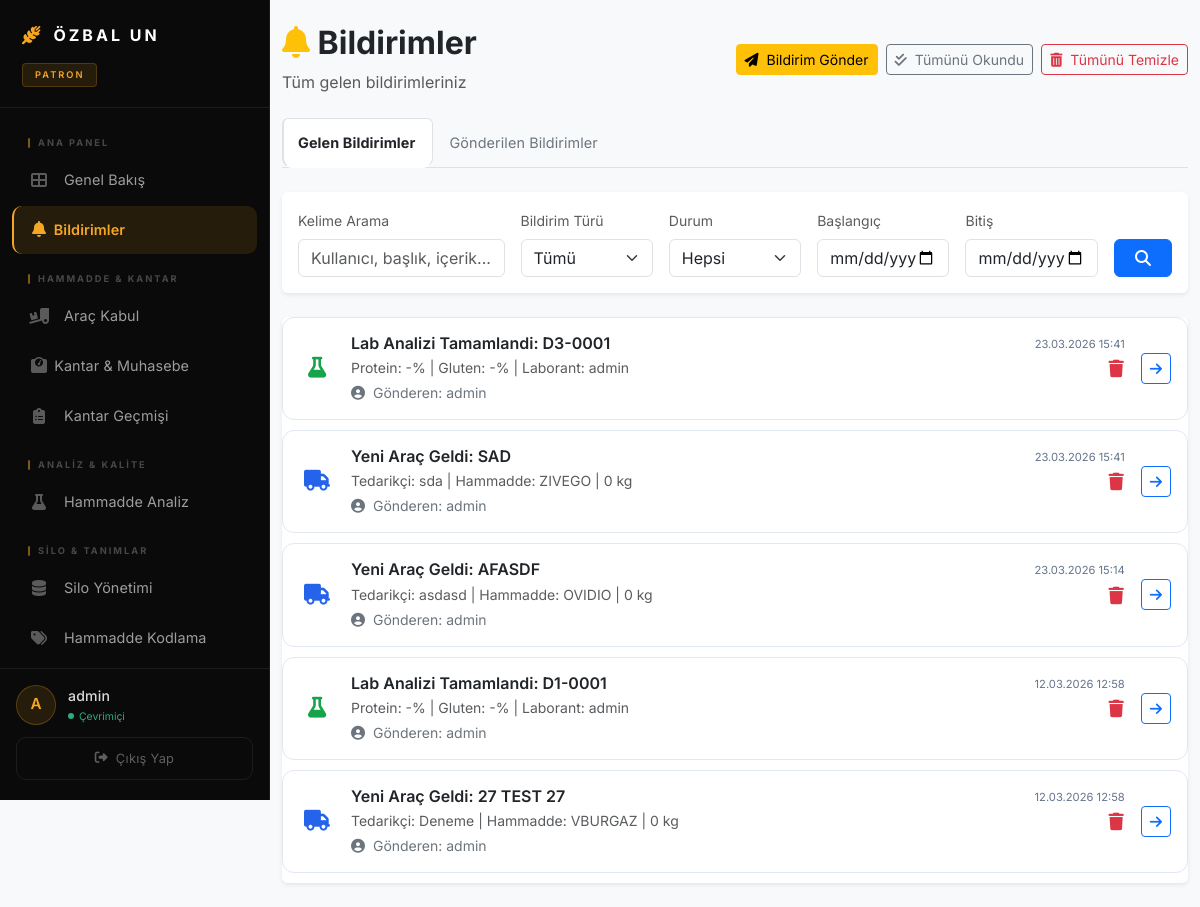
/bildirimler.php (signed in), run on the app's committed database.
### tables this page shows
CREATE TABLE `bildirimler` (
  `id` int(11) NOT NULL,
  `bildirim_tipi` varchar(50) NOT NULL COMMENT 'arac_geldi, numune_alindi, analiz_tamamlandi, onay_bekleniyor, onaylandi, reddedildi, kantar_bekleniyor',
  `referans_tablo` varchar(50) DEFAULT NULL,
  `referans_id` int(11) DEFAULT NULL,
  `hedef_rol_id` int(11) DEFAULT NULL COMMENT 'Hangi role gidecek (NULL = herkese)',
  `hedef_user_id` int(11) DEFAULT NULL COMMENT 'Spesifik kullanıcı (NULL = role göre)',
  `baslik` varchar(200) NOT NULL,
  `aciklama` text DEFAULT NULL,
  `link` varchar(255) DEFAULT NULL COMMENT 'Tıklandığında gidilecek sayfa',
  `okundu` tinyint(1) DEFAULT 0,
  `olusturan_user_id` int(11) DEFAULT NULL,
  `olusturma_tarihi` datetime DEFAULT current_timestamp(),
  `okunma_tarihi` datetime DEFAULT NULL
);

CREATE TABLE `users` (
  `id` int(11) NOT NULL,
  `kadi` varchar(50) NOT NULL,
  `sifre` varchar(255) NOT NULL,
  `yetki` varchar(50) DEFAULT 'personel',
  `tam_ad` varchar(100) DEFAULT NULL,
  `email` varchar(100) DEFAULT NULL,
  `telefon` varchar(20) DEFAULT NULL,
  `rol_id` int(11) DEFAULT NULL,
  `aktif` tinyint(4) DEFAULT 1,
  `olusturma_tarihi` datetime DEFAULT current_timestamp()
);

### helper_functions.php (called while the page is built, shortened)
<?php
function tarihFormat($tarih, $saat_dahil = true)
{
    $format = $saat_dahil ? 'd.m.Y H:i' : 'd.m.Y';
    return date($format, strtotime($tarih));
}
function bildirimleriGetir($baglanti, $limit = 20, $sadece_okunmamis = false, $arama_metni = '', $bildirim_tipi = '', $okundu_filtre = '', $yon = 'gelen', $baslangic_tarihi = '', $bitis_tarihi = '')
{
    $user_id = (int) $_SESSION['user_id'];
    $rol_id = isset($_SESSION['rol_id']) ? (int) $_SESSION['rol_id'] : 0;
    if ($yon === 'gonderilen') {
        $where = ["(b.olusturan_user_id = $user_id)"];
    } else {
        $where = ["(b.hedef_user_id = $user_id OR b.hedef_rol_id = $rol_id OR (b.hedef_user_id IS NULL AND b.hedef_rol_id IS NULL))", "(b.bildirim_tipi != 'genel' OR b.olusturan_user_id != $user_id OR b.olusturan_user_id IS NULL)"];
    }
    $where[] = "(kbd.silindi IS NULL OR kbd.silindi = 0)";
    $where_str = implode(" AND ", $where);
    $uye_tarih_sql = "SELECT olusturma_tarihi FROM users WHERE id = $user_id";
    $uye_res = $baglanti->query($uye_tarih_sql);
    $uye_kayit_tarihi = '1970-01-01 00:00:00';
    if ($uye_res && $uye_row = $uye_res->fetch_assoc()) {
        $uye_kayit_tarihi = $uye_row['olusturma_tarihi'] ?: '1970-01-01 00:00:00';
    }
    $sql = "SELECT b.*, COALESCE(kbd.okundu, 0) as okundu_durum, u.kadi as olusturan_kadi
            FROM bildirimler b
            LEFT JOIN kullanici_bildirim_durumlari kbd ON b.id = kbd.bildirim_id AND kbd.user_id = $user_id
            LEFT JOIN users u ON b.olusturan_user_id = u.id
            WHERE $where_str
            AND b.olusturma_tarihi >= '$uye_kayit_tarihi'
            ORDER BY b.olusturma_tarihi DESC
            LIMIT $limit";
    return $baglanti->query($sql);
}
?>

### bildirimler.php (the view, shortened to what this page needs)
<?php
include("baglan.php");
include("helper_functions.php");
$arama_metni = isset($_GET['arama']) ? trim($_GET['arama']) : '';
$bildirim_tipi = isset($_GET['tip']) ? trim($_GET['tip']) : '';
$okundu_filtre = isset($_GET['durum']) ? trim($_GET['durum']) : '';
$yon = isset($_GET['yon']) && $_GET['yon'] == 'gonderilen' ? 'gonderilen' : 'gelen';
$baslangic_tarihi = isset($_GET['baslangic']) ? trim($_GET['baslangic']) : '';
$bitis_tarihi = isset($_GET['bitis']) ? trim($_GET['bitis']) : '';
$bildirimler = bildirimleriGetir($baglanti, 50, false, $arama_metni, $bildirim_tipi, $okundu_filtre, $yon, $baslangic_tarihi, $bitis_tarihi);
?>
<!DOCTYPE html>
<html lang="tr">
<head>
    <link href="https://cdn.jsdelivr.net/npm/bootstrap@5.3.0/dist/css/bootstrap.min.css" rel="stylesheet">
    <link rel="stylesheet" href="https://cdnjs.cloudflare.com/ajax/libs/font-awesome/6.4.0/css/all.min.css">
    <link href="https://cdn.jsdelivr.net/npm/sweetalert2@11.7.3/dist/sweetalert2.min.css" rel="stylesheet">
</head>
<body class="bg-light">
    <?php include("navbar.php"); ?>
    <div class="container py-4">
        <div class="d-flex justify-content-between align-items-center mb-4 bildirim-header-wrapper">
            <div>
                <h2 class="fw-bold"><i class="fas fa-bell text-warning"></i> Bildirimler</h2>
                <p class="text-muted mb-0">
                    <?php echo $yon === 'gonderilen' ? 'Gönderdiğiniz tüm bildirimler' : 'Tüm gelen bildirimleriniz'; ?>
                </p>
            </div>
            <div class="d-flex gap-2 bildirim-actions">
                <button type="button" class="btn btn-warning btn-sm" data-bs-toggle="modal"
                    data-bs-target="#bildirimGonderModal">
                    <i class="fas fa-paper-plane me-1"></i> Bildirim Gönder
                </button>
                <?php if ($yon !== 'gonderilen'): ?>
                    <form method="post" class="d-inline" action="?yon=<?php echo htmlspecialchars($yon); ?>">
                        <button type="submit" name="tum_okundu" class="btn btn-outline-secondary btn-sm">
                            <i class="fas fa-check-double me-1"></i> Tümünü Okundu
                        </button>
                    </form>
                <?php endif; ?>
                <form method="post" class="d-inline" id="formTumTemizle"
                    action="?yon=<?php echo htmlspecialchars($yon); ?>">
                    <button type="button" class="btn btn-outline-danger btn-sm" onclick="tumunuTemizleOnay()">
                        <i class="fas fa-trash-alt me-1"></i> Tümünü Temizle
                    </button>
                </form>
            </div>
        </div>
        <ul class="nav nav-tabs mb-4">
            <li class="nav-item">
                <a class="nav-link <?php echo $yon == 'gelen' ? 'active fw-bold text-dark' : 'text-secondary'; ?>"
                    aria-current="page" href="?yon=gelen">Gelen Bildirimler</a>
            </li>
            <li class="nav-item">
                <a class="nav-link <?php echo $yon == 'gonderilen' ? 'active fw-bold text-dark' : 'text-secondary'; ?>"
                    href="?yon=gonderilen">Gönderilen Bildirimler</a>
            </li>
        </ul>
        <div class="card border-0 shadow-sm mb-4">
            <div class="card-body">
                <form method="get" class="row g-3 align-items-end">
                    <div class="col-lg-3 col-md-4">
                        <label class="form-label small text-muted">Kelime Arama</label>
                        <input type="text" name="arama" class="form-control" placeholder="Kullanıcı, başlık, içerik..."
                            value="<?php echo htmlspecialchars($arama_metni); ?>">
                    </div>
                    <div class="col-lg-2 col-md-4">
                        <label class="form-label small text-muted">Bildirim Türü</label>
                        <select name="tip" class="form-select">
                            <option value="">Tümü</option>
                        </select>
                    </div>
                    <div class="col-lg-2 col-md-4">
                        <label class="form-label small text-muted">Durum</label>
                        <select name="durum" class="form-select">
                            <option value="">Hepsi</option>
                        </select>
                    </div>
                    <div class="col-lg-2 col-md-6">
                        <label class="form-label small text-muted">Başlangıç</label>
                        <input type="date" name="baslangic" class="form-control"
                            value="<?php echo htmlspecialchars($baslangic_tarihi); ?>">
                    </div>
                    <div class="col-lg-2 col-md-6">
                        <label class="form-label small text-muted">Bitiş</label>
                        <input type="date" name="bitis" class="form-control"
                            value="<?php echo htmlspecialchars($bitis_tarihi); ?>">
                    </div>
                    <div class="col-lg-1 col-md-12 d-flex gap-2">
                        <button type="submit" class="btn btn-primary flex-grow-1" title="Filtrele">
                            <i class="fas fa-search"></i>
                        </button>
                    </div>
                </form>
            </div>
        </div>
        <div class="card border-0 shadow-sm">
            <div class="card-body p-0">
                <?php if ($bildirimler && $bildirimler->num_rows > 0): ?>
                    <?php
                    $qs = $_GET;
                    unset($qs['okundu']);
                    unset($qs['sil']);
                    $q_str = !empty($qs) ? '&' . http_build_query($qs) : '';
                    while ($row = $bildirimler->fetch_assoc()):
                        $okunmamis = (!$row['okundu_durum'] && $yon !== 'gonderilen');
                        switch ($row['bildirim_tipi']) {
                            case 'arac_geldi':
                                $ikon_cls = 'ikon-arac';
                                $ikon = 'fa-truck';
                                break;
                            case 'analiz_tamamlandi':
                                $ikon_cls = 'ikon-lab';
                                $ikon = 'fa-flask';
                                break;
                        }
                        ?>
                        <div class="bildirim-kart p-3 <?php echo $okunmamis ? 'okunmamis' : ''; ?>"
                            style="cursor: pointer; transition: all 0.2s;" onmouseover="this.style.transform='translateY(-2px)'"
                            onmouseout="this.style.transform='translateY(0)'" onclick="detayGoster(this)"
                            data-id="<?php echo $row['id']; ?>" data-baslik="<?php echo htmlspecialchars($row['baslik']); ?>"
                            data-aciklama="<?php echo htmlspecialchars($row['aciklama']); ?>"
                            data-tarih="<?php echo tarihFormat($row['olusturma_tarihi']); ?>"
                            data-link="<?php echo htmlspecialchars($row['link'] ?? ''); ?>" data-icon="<?php echo $ikon; ?>"
                            data-icon-cls="<?php echo $ikon_cls; ?>"
                            data-gonderen="<?php echo htmlspecialchars($row['olusturan_kadi'] ?? ''); ?>">
                            <div class="d-flex align-items-center gap-3">
                                <div class="bildirim-ikon <?php echo $ikon_cls; ?>">
                                    <i class="fas <?php echo $ikon; ?>"></i>
                                </div>
                                <div class="flex-grow-1">
                                    <div class="d-flex justify-content-between align-items-start">
                                        <div>
                                            <h6 class="mb-1 fw-semibold">
                                                <?php echo htmlspecialchars($row['baslik']); ?>
                                            </h6>
                                            <p class="mb-0 text-muted small text-truncate" style="max-width: 600px;">
                                                <?php echo htmlspecialchars($row['aciklama']); ?>
                                            </p>
                                            <?php if (!empty($row['olusturan_kadi'])): ?>
                                                <small class="text-secondary d-block mt-1">
                                                    <i class="fas fa-user-circle me-1"></i>
                                                    Gönderen: <?php echo htmlspecialchars($row['olusturan_kadi']); ?>
                                                </small>
                                            <?php endif; ?>
                                        </div>
                                        <div class="text-end">
                                            <div class="bildirim-zaman">
                                                <?php echo tarihFormat($row['olusturma_tarihi']); ?>
                                            </div>
                                            <a href="?yon=<?php echo htmlspecialchars($yon); ?>&sil=<?php echo $row['id']; ?><?php echo $q_str ? '&' . ltrim($q_str, '?') : ''; ?>"
                                                class="btn btn-sm text-danger p-0 mt-1 ms-3 shadow-none"
                                                onclick="return confirmDelete(event, this.href);" title="Sil">
                                            </a>
                                        </div>
                                    </div>
                                </div>
                                <?php if ($row['link']): ?>
                                    <a href="<?php echo htmlspecialchars($row['link']); ?>" class="btn btn-sm btn-outline-primary"
                                        onclick="event.stopPropagation()">
                                        <i class="fas fa-arrow-right"></i>
                                    </a>
                                <?php endif; ?>
                            </div>
                        </div>
                    <?php endwhile; ?>
                <?php endif; ?>
            </div>
        </div>
    </div>
</body>
</html>

### data on the page
bildirimler: baslik "Lab Analizi Tamamlandi: D3-0001", aciklama "Protein: -% | Gluten: -% | Laborant: admin", users.kadi "admin", olusturma_tarihi "23.03.2026 15:41"
bildirimler: baslik "Yeni Araç Geldi: SAD", aciklama "Tedarikçi: sda | Hammadde: ZIVEGO | 0 kg", users.kadi "admin", olusturma_tarihi "23.03.2026 15:41"
bildirimler: baslik "Yeni Araç Geldi: AFASDF", aciklama "Tedarikçi: asdasd | Hammadde: OVIDIO | 0 kg", users.kadi "admin", olusturma_tarihi "23.03.2026 15:14"
bildirimler: baslik "Lab Analizi Tamamlandi: D1-0001", aciklama "Protein: -% | Gluten: -% | Laborant: admin", users.kadi "admin", olusturma_tarihi "12.03.2026 12:58"
bildirimler: baslik "Yeni Araç Geldi: 27 TEST 27", aciklama "Tedarikçi: Deneme | Hammadde: VBURGAZ | 0 kg", users.kadi "admin", olusturma_tarihi "12.03.2026 12:58"

### other printed values
$rol_adi "PATRON"
substr($_SESSION["kadi"], 0, 1) "A"
$_SESSION["kadi"] "admin"
